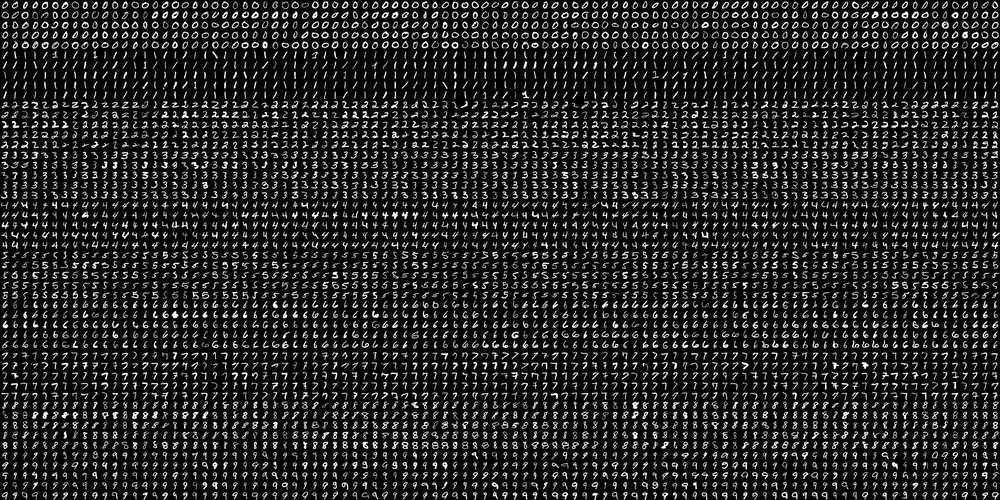
#> input picture Data Science Assignment 1/1/mnist.png, 1000 x 500 px, shrunk from 2000 x 1000 before the run
$ python crop.py
#> lines starting #> are read from the running program, lines starting #| are printed output that depends on the picture
from PIL import Image
import numpy as np

image_path = 'mnist.png'
original_image = Image.open(image_path)
#> original_image is the input picture: PIL image 1000x500 L; min 0, max 255, mean 36.1

image_array = np.array(original_image)

step_size = 20

cropped_images = []

for y in range(0, image_array.shape[0], step_size):
    for x in range(0, image_array.shape[1], step_size):
        # Define the bounding box for the current crop
        box = (x, y, x + step_size, y + step_size)
        # Crop the image and save it to the list
        cropped_image = original_image.crop(box)
        cropped_images.append(cropped_image)
#> after the loop, cropped_images = 1250 items

cropped_image_paths = []
for i, img in enumerate(cropped_images):
    # Define the file path
    file_path = f'all_images/cropped_digit_{i}.png'
    # Save the image
    img.save(file_path)
    cropped_image_paths.append(file_path)
#> this loop made 1250 passes
#> file_path on passes 1 to 3: 'all_images/cropped_digit_0.png', 'all_images/cropped_digit_1.png', 'all_images/cropped_digit_2.png'
#> pass 1, `img.save(file_path)`:
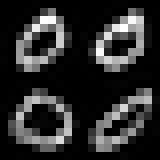
#> saved as cropped_digit_0.png: PIL image 20x20 L (shown 8 times larger); min 0, max 255, mean 43.1
#> pass 2, `img.save(file_path)`:
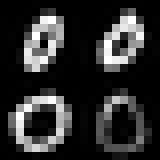
#> saved as cropped_digit_1.png: PIL image 20x20 L (shown 8 times larger); min 0, max 255, mean 45
#> after the loop, cropped_image_paths = 1250 items, first 6: 'all_images/cropped_digit_0.png', 'all_images/cropped_digit_1.png', 'all_images/cropped_digit_2.png', 'all_images/cropped_digit_3.png', 'all_images/cropped_digit_4.png', 'all_images/cropped_digit_5.png'
